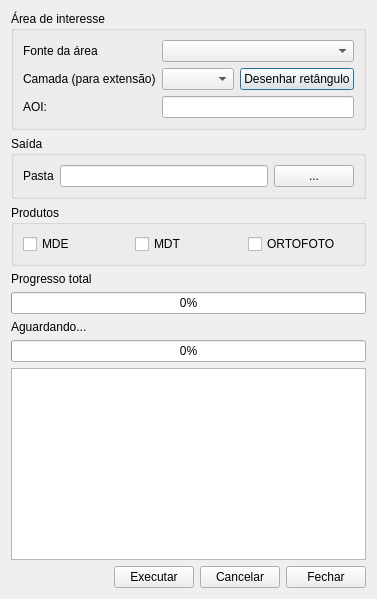
<?xml version="1.0" encoding="UTF-8"?>
<ui version="4.0">
 <class>PE3DDownloaderDialogBase</class>
 <widget class="QDialog" name="PE3DDownloaderDialogBase">
  <property name="windowTitle">
   <string>PE3D-Downloader</string>
  </property>
  <layout class="QVBoxLayout" name="verticalLayout">

   <item>
    <widget class="QGroupBox" name="grpAOI">
     <property name="title">
      <string>Área de interesse</string>
     </property>
     <layout class="QGridLayout" name="gridLayoutAOI">

      <item row="0" column="0">
       <widget class="QLabel" name="lblAOIMode">
        <property name="text">
         <string>Fonte da área</string>
        </property>
       </widget>
      </item>
      <item row="0" column="1" colspan="2">
       <widget class="QComboBox" name="cmbAoiMode"/>
      </item>

      <item row="1" column="0">
       <widget class="QLabel" name="lblLayer">
        <property name="text">
         <string>Camada (para extensão)</string>
        </property>
       </widget>
      </item>
      <item row="1" column="1">
       <widget class="QComboBox" name="cmbLayer"/>
      </item>
      <item row="1" column="2">
       <widget class="QPushButton" name="btnPickRect">
        <property name="text">
         <string>Desenhar retângulo</string>
        </property>
       </widget>
      </item>

      <item row="2" column="0">
       <widget class="QLabel" name="lblAoiInfo">
        <property name="text">
         <string>AOI:</string>
        </property>
       </widget>
      </item>
      <item row="2" column="1" colspan="2">
       <widget class="QLineEdit" name="txtAoiInfo">
        <property name="readOnly">
         <bool>true</bool>
        </property>
       </widget>
      </item>

     </layout>
    </widget>
   </item>

   <item>
    <widget class="QGroupBox" name="grpOutput">
     <property name="title">
      <string>Saída</string>
     </property>
     <layout class="QGridLayout" name="gridLayoutOutput">
      <item row="0" column="0">
       <widget class="QLabel" name="lblOut">
        <property name="text">
         <string>Pasta</string>
        </property>
       </widget>
      </item>
      <item row="0" column="1">
       <widget class="QLineEdit" name="txtOutDir"/>
      </item>
      <item row="0" column="2">
       <widget class="QPushButton" name="btnBrowse">
        <property name="text">
         <string>...</string>
        </property>
       </widget>
      </item>
     </layout>
    </widget>
   </item>

   <item>
    <widget class="QGroupBox" name="grpData">
     <property name="title">
      <string>Produtos</string>
     </property>
     <layout class="QHBoxLayout" name="horizontalLayoutData">
      <item>
       <widget class="QCheckBox" name="chkMDE">
        <property name="text">
         <string>MDE</string>
        </property>
       </widget>
      </item>
      <item>
       <widget class="QCheckBox" name="chkMDT">
        <property name="text">
         <string>MDT</string>
        </property>
       </widget>
      </item>
      <item>
       <widget class="QCheckBox" name="chkORTO">
        <property name="text">
         <string>ORTOFOTO</string>
        </property>
       </widget>
      </item>
     </layout>
    </widget>
   </item>

   <item>
    <widget class="QLabel" name="lblTotalProgress">
     <property name="text">
      <string>Progresso total</string>
     </property>
    </widget>
   </item>

   <item>
    <widget class="QProgressBar" name="progressBar">
     <property name="value">
      <number>0</number>
     </property>
    </widget>
   </item>

   <item>
    <widget class="QLabel" name="lblProductStatus">
     <property name="text">
      <string>Aguardando...</string>
     </property>
    </widget>
   </item>

   <item>
    <widget class="QProgressBar" name="progressProduct">
     <property name="value">
      <number>0</number>
     </property>
    </widget>
   </item>

   <item>
    <widget class="QPlainTextEdit" name="txtLog">
     <property name="readOnly">
      <bool>true</bool>
     </property>
    </widget>
   </item>

   <item>
    <layout class="QHBoxLayout" name="horizontalLayoutButtons">
     <item>
      <spacer name="horizontalSpacer">
       <property name="orientation">
        <enum>Qt::Horizontal</enum>
       </property>
       <property name="sizeHint" stdset="0">
        <size>
         <width>40</width>
         <height>20</height>
        </size>
       </property>
      </spacer>
     </item>

     <item>
      <widget class="QPushButton" name="btnRun">
       <property name="text">
        <string>Executar</string>
       </property>
      </widget>
     </item>

     <item>
      <widget class="QPushButton" name="btnCancel">
       <property name="text">
        <string>Cancelar</string>
       </property>
      </widget>
     </item>

     <item>
      <widget class="QPushButton" name="btnClose">
       <property name="text">
        <string>Fechar</string>
       </property>
      </widget>
     </item>

    </layout>
   </item>

  </layout>
 </widget>
 <resources/>
 <connections/>
</ui>
